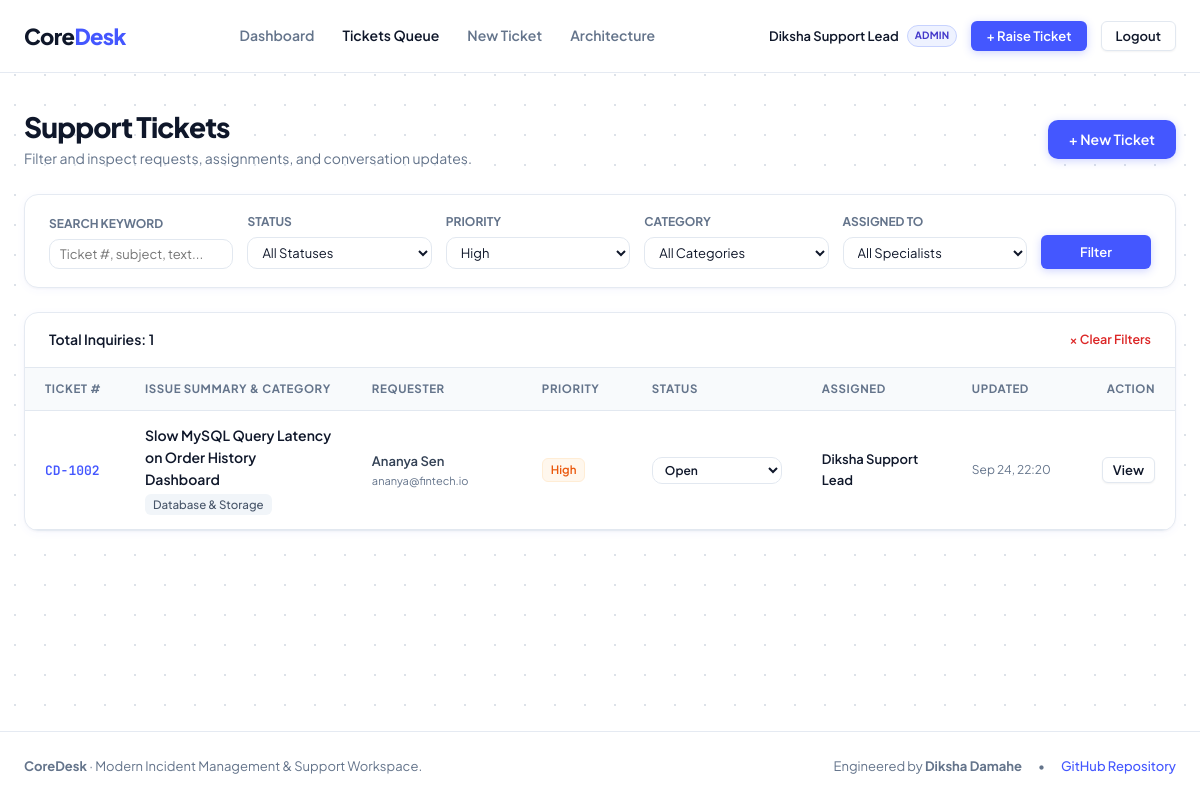
Screenshot of /tickets.php?priority=High (signed in) with the database file from the repository.
### tables this page shows
CREATE TABLE IF NOT EXISTS users (
    id INT AUTO_INCREMENT PRIMARY KEY,
    name VARCHAR(100) NOT NULL,
    email VARCHAR(150) NOT NULL UNIQUE,
    password_hash VARCHAR(255) NOT NULL,
    role ENUM('admin', 'agent', 'customer') NOT NULL DEFAULT 'customer',
    created_at TIMESTAMP DEFAULT CURRENT_TIMESTAMP
);

CREATE TABLE IF NOT EXISTS tickets (
    id INT AUTO_INCREMENT PRIMARY KEY,
    ticket_code VARCHAR(20) NOT NULL UNIQUE,
    user_id INT NOT NULL,
    category_id INT NOT NULL,
    subject VARCHAR(255) NOT NULL,
    description TEXT NOT NULL,
    priority ENUM('Low', 'Medium', 'High', 'Critical') NOT NULL DEFAULT 'Medium',
    status ENUM('Open', 'In-Progress', 'Resolved', 'Closed') NOT NULL DEFAULT 'Open',
    assigned_agent_id INT NULL,
    created_at TIMESTAMP DEFAULT CURRENT_TIMESTAMP,
    updated_at TIMESTAMP DEFAULT CURRENT_TIMESTAMP ON UPDATE CURRENT_TIMESTAMP,
    resolved_at TIMESTAMP NULL,
    FOREIGN KEY (user_id) REFERENCES users(id) ON DELETE CASCADE,
    FOREIGN KEY (category_id) REFERENCES categories(id) ON DELETE RESTRICT,
    FOREIGN KEY (assigned_agent_id) REFERENCES users(id) ON DELETE SET NULL,
    INDEX idx_status_priority (status, priority),
    INDEX idx_user (user_id),
    INDEX idx_agent (assigned_agent_id)
);

CREATE TABLE IF NOT EXISTS categories (
    id INT AUTO_INCREMENT PRIMARY KEY,
    name VARCHAR(80) NOT NULL UNIQUE,
    description VARCHAR(255) NULL
);

### config/auth.php (called while the page is built, shortened)
<?php
function getLoggedInUser(): ?array {
    return $_SESSION['user'] ?? null;
}
function e(?string $string): string {
    return htmlspecialchars($string ?? '', ENT_QUOTES, 'UTF-8');
}

### tickets.php (the view, shortened to what this page needs)
<?php
require_once __DIR__ . '/config/auth.php';
require_once __DIR__ . '/config/database.php';
$currentUser = getLoggedInUser();
if ($currentUser['role'] !== 'customer') {
    $staffAgents = $pdo->query("SELECT id, name, role FROM users WHERE role IN ('admin', 'agent') ORDER BY role ASC, name ASC")->fetchAll();
}
$filterStatus   = trim($_GET['status'] ?? '');
$filterPriority = trim($_GET['priority'] ?? '');
$filterCategory = trim($_GET['category'] ?? '');
$filterSearch   = trim($_GET['q'] ?? '');
$sql = "
    SELECT
        t.id,
        t.ticket_code,
        t.subject,
        t.priority,
        t.status,
        t.created_at,
        t.updated_at,
        c.name AS category_name,
        u.name AS customer_name,
        u.email AS customer_email,
        a.name AS agent_name,
        (SELECT COUNT(*) FROM ticket_replies tr WHERE tr.ticket_id = t.id) AS reply_count
    FROM tickets t
    INNER JOIN categories c ON t.category_id = c.id
    INNER JOIN users u ON t.user_id = u.id
    LEFT JOIN users a ON t.assigned_agent_id = a.id
    WHERE 1=1
";
$params = [];
if (!empty($filterPriority)) {
    $sql .= " AND t.priority = :priority";
    $params['priority'] = $filterPriority;
}
$sql .= " ORDER BY t.created_at DESC";
$stmt = $pdo->prepare($sql);
$stmt->execute($params);
$tickets = $stmt->fetchAll();
require_once __DIR__ . '/includes/header.php';
?>
<div style="display: flex; justify-content: space-between; align-items: center; margin-bottom: 24px; flex-wrap: wrap; gap: 12px;">
    <div>
        <h1 style="font-size: 28px; font-weight: 800; letter-spacing: -0.03em; margin-bottom: 4px;">Support Tickets</h1>
        <p style="color: var(--text-muted); font-size: 14px; margin: 0;">
            Filter and inspect requests, assignments, and conversation updates.
        </p>
    </div>
    <a href="create-ticket.php" class="btn btn-primary">
        + New Ticket
    </a>
</div>
<div class="card" style="margin-bottom: 24px; padding: 18px 24px;">
    <form method="GET" action="tickets.php" style="display: grid; grid-template-columns: repeat(auto-fit, minmax(180px, 1fr)) 110px; gap: 14px; align-items: end;">
        <div>
            <label style="font-size: 12px; font-weight: 700; text-transform: uppercase; color: var(--text-muted); display: block; margin-bottom: 6px;">Search Keyword</label>
            <input type="text" name="q" value="<?= e($filterSearch) ?>" class="form-control form-control-sm" placeholder="Ticket #, subject, text...">
        </div>
        <div>
            <label style="font-size: 12px; font-weight: 700; text-transform: uppercase; color: var(--text-muted); display: block; margin-bottom: 6px;">Status</label>
            <select name="status" class="form-control form-control-sm">
                <option value="">All Statuses</option>
            </select>
        </div>
        <div>
            <label style="font-size: 12px; font-weight: 700; text-transform: uppercase; color: var(--text-muted); display: block; margin-bottom: 6px;">Priority</label>
            <select name="priority" class="form-control form-control-sm">
                <option value="High" <?= $filterPriority === 'High' ? 'selected' : '' ?>>High</option>
            </select>
        </div>
        <div>
            <label style="font-size: 12px; font-weight: 700; text-transform: uppercase; color: var(--text-muted); display: block; margin-bottom: 6px;">Category</label>
            <select name="category" class="form-control form-control-sm">
                <option value="">All Categories</option>
            </select>
        </div>
        <?php if ($currentUser['role'] !== 'customer'): ?>
            <div>
                <label style="font-size: 12px; font-weight: 700; text-transform: uppercase; color: var(--text-muted); display: block; margin-bottom: 6px;">Assigned To</label>
                <select name="assigned" class="form-control form-control-sm">
                    <option value="">All Specialists</option>
                </select>
            </div>
        <?php endif; ?>
        <div>
            <button type="submit" class="btn btn-primary btn-sm" style="width: 100%; padding: 8px;">
                Filter
            </button>
        </div>
    </form>
</div>
<div class="table-container">
    <div class="table-toolbar">
        <span style="font-weight: 600; font-size: 14px; color: var(--text-heading);">
            Total Inquiries: <?= count($tickets) ?>
        </span>
        <?php if (!empty($filterStatus) || !empty($filterPriority) || !empty($filterCategory) || !empty($filterSearch)): ?>
            <a href="tickets.php" style="font-size: 12.5px; color: #dc2626; font-weight: 600;">&times; Clear Filters</a>
        <?php endif; ?>
    </div>
    <div class="table-responsive">
        <table class="table-custom">
            <thead>
                <tr>
                    <th style="width: 100px;">Ticket #</th>
                    <th>Issue Summary &amp; Category</th>
                    <th style="width: 170px;">Requester</th>
                    <th style="width: 110px;">Priority</th>
                    <th style="width: 150px;">Status</th>
                    <th style="width: 150px;">Assigned</th>
                    <th style="width: 130px;">Updated</th>
                    <th style="width: 80px; text-align: right;">Action</th>
                </tr>
            </thead>
            <tbody>
                <?php if (empty($tickets)): ?>
                    <tr>
                        <td colspan="8" style="text-align: center; padding: 48px; color: var(--text-muted);">
                            No tickets matching your filter criteria.
                        </td>
                    </tr>
                <?php else: ?>
                    <?php foreach ($tickets as $t): ?>
                        <tr>
                            <td>
                                <a href="ticket-view.php?id=<?= (int)$t['id'] ?>" class="ticket-key">
                                    <?= e($t['ticket_code']) ?>
                                </a>
                            </td>
                            <td>
                                <div>
                                    <a href="ticket-view.php?id=<?= (int)$t['id'] ?>" class="ticket-title">
                                        <?= e($t['subject']) ?>
                                    </a>
                                </div>
                                <div style="display: flex; gap: 8px; align-items: center; margin-top: 3px; font-size: 12px; color: var(--text-muted);">
                                    <span class="category-tag"><?= e($t['category_name']) ?></span>
                                </div>
                            </td>
                            <td>
                                <div style="font-weight: 600; font-size: 13px;"><?= e($t['customer_name']) ?></div>
                                <div style="font-size: 11px; color: var(--text-muted);"><?= e($t['customer_email']) ?></div>
                            </td>
                            <td>
                                <span class="priority-pill priority-<?= strtolower($t['priority']) ?>">
                                    <?= e($t['priority']) ?>
                                </span>
                            </td>
                            <td>
                                <?php if ($currentUser['role'] === 'customer'): ?>
                                    <span class="status-pill status-<?= strtolower(str_replace('-', '', $t['status'])) ?>">
                                        <?= e($t['status']) ?>
                                    </span>
                                <?php else: ?>
                                    <select class="form-control form-control-sm js-status-select" data-ticket-id="<?= (int)$t['id'] ?>" style="font-size: 12px; font-weight: 600; padding: 4px 8px; width: 130px;">
                                        <option value="Open" <?= $t['status'] === 'Open' ? 'selected' : '' ?>>Open</option>
                                    </select>
                                <?php endif; ?>
                            </td>
                            <td>
                                <?php if (!empty($t['agent_name'])): ?>
                                    <span style="font-size: 13px; font-weight: 600; color: var(--text-heading);"><?= e($t['agent_name']) ?></span>
                                <?php else: ?>
                                    <span class="status-pill" style="background: #f1f5f9; color: #64748b; font-size: 11px; padding: 2px 7px;">Unassigned</span>
                                <?php endif; ?>
                            </td>
                            <td style="font-size: 12px; color: var(--text-muted);">
                                <?= date('M d, H:i', strtotime($t['updated_at'] ?? $t['created_at'])) ?>
                            </td>
                            <td style="text-align: right;">
                                <a href="ticket-view.php?id=<?= (int)$t['id'] ?>" class="btn btn-secondary btn-sm" style="padding: 4px 10px;">
                                    View
                                </a>
                            </td>
                        </tr>
                    <?php endforeach; ?>
                <?php endif; ?>
            </tbody>
        </table>
    </div>
</div>
<?php require_once __DIR__ . '/includes/footer.php'; ?>

### includes/header.php (shortened to what this page needs)
<?php
require_once __DIR__ . '/../config/auth.php';
$currentUser = getLoggedInUser();
$activePage = basename($_SERVER['PHP_SELF']);
?>
<!DOCTYPE html>
<html lang="en">
<head>
    <link rel="stylesheet" href="assets/css/style.css?v=2">
</head>
<body>
<header class="site-navbar">
    <div class="container navbar-inner">
        <a href="index.php" class="brand-wrap">
            <span>Core<span class="brand-highlight">Desk</span></span>
        </a>
        <nav class="nav-links-menu">
            <a href="index.php" class="nav-item-link <?= $activePage === 'index.php' ? 'active' : '' ?>">Dashboard</a>
            <a href="tickets.php" class="nav-item-link <?= $activePage === 'tickets.php' ? 'active' : '' ?>">Tickets Queue</a>
            <a href="create-ticket.php" class="nav-item-link <?= $activePage === 'create-ticket.php' ? 'active' : '' ?>">New Ticket</a>
            <a href="https://github.com/dikshadamahe/CoreDesk" target="_blank" rel="noopener" class="nav-item-link">Architecture</a>
        </nav>
        <div class="nav-right-actions">
            <?php if ($currentUser): ?>
                <div style="display: flex; align-items: center; gap: 8px; font-size: 13px;">
                    <span style="font-weight: 600; color: var(--text-heading);"><?= e($currentUser['name']) ?></span>
                    <span class="status-pill status-open" style="font-size: 10px; padding: 2px 7px;">
                        <?= strtoupper(e($currentUser['role'])) ?>
                    </span>
                </div>
                <a href="create-ticket.php" class="btn btn-primary btn-sm">
                    + Raise Ticket
                </a>
                <a href="logout.php" class="btn btn-secondary btn-sm" title="Sign Out">
                    Logout
                </a>
            <?php else: ?>
                <a href="login.php" class="btn btn-primary btn-sm">
                    Sign In
                </a>
            <?php endif; ?>
        </div>
    </div>
</header>
<main style="flex: 1; padding: 36px 0 48px;">
    <div class="container">

### rows the page displays
users: name "Diksha Support Lead", role "ADMIN"
tickets: ticket_code "CD-1002", subject "Slow MySQL Query Latency on Order History Dashboard", category.name "Database & Storage", user.name "Ananya Sen", user.email "ananya@fintech.io", priority "High", status+id "Open", assigned_agent.name "Diksha Support Lead", updated_at "Sep 24, 22:20"

### other values shown
count($tickets) "1"
